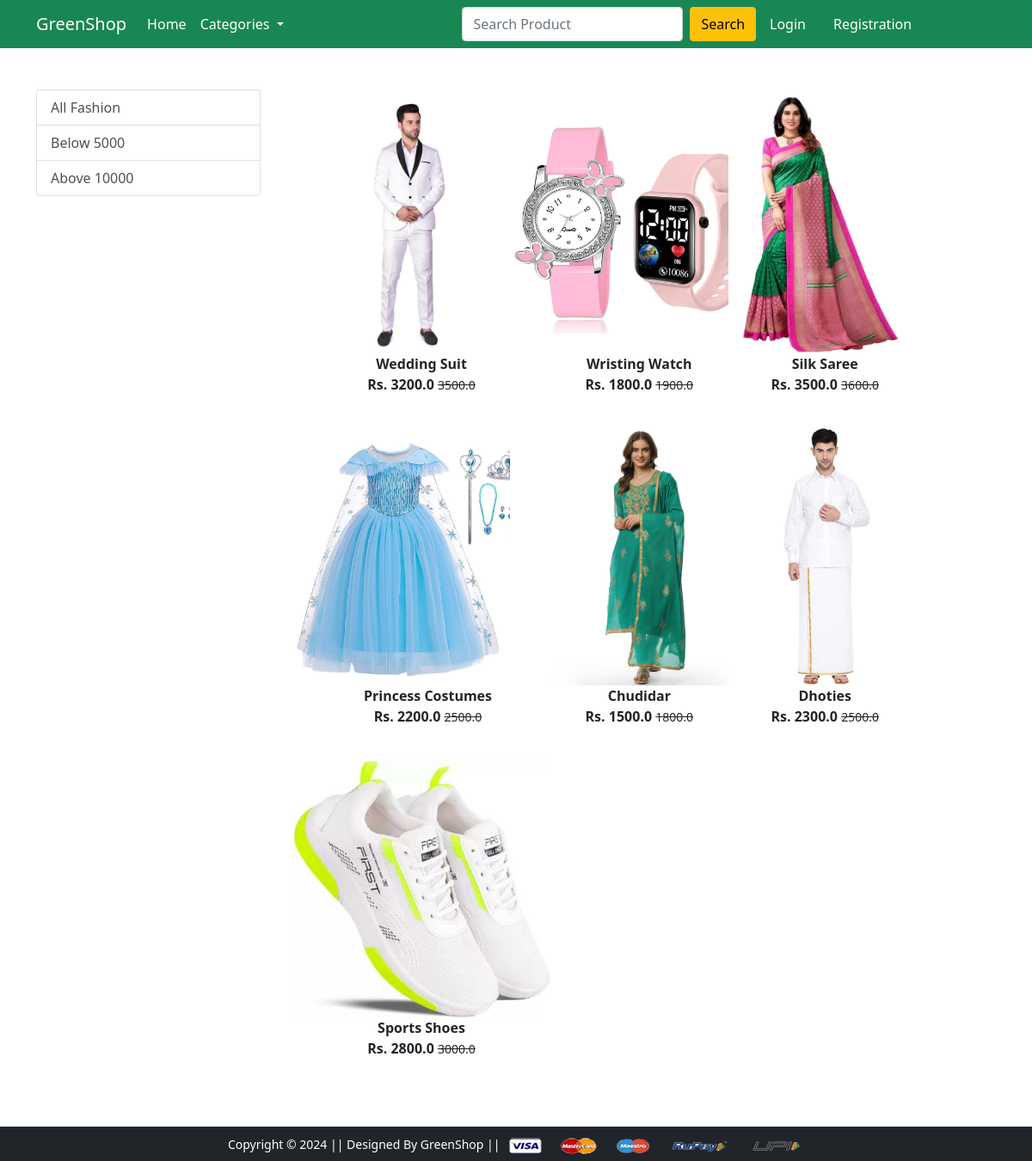
Page /fashion/ on the committed database.
### app/models.py (models this page shows, shortened)
class Product(models.Model):
 title = models.CharField(max_length=100)
 selling_price = models.FloatField()
 discounted_price = models.FloatField()
 description = models.TextField()
 brand = models.CharField(max_length=100)
 category = models.CharField( choices=CATEGORY_CHOICES, max_length=2)
 product_image = models.ImageField(upload_to='productimg')

### app/views.py (the view)
# urls.py: path('fashion/', views.fashion, name='fashion'),
def fashion(request, data=None):
	totalitem = 0
	if request.user.is_authenticated:
		totalitem = len(Cart.objects.filter(user=request.user))
	if data==None :
			fashion = Product.objects.filter(category='F')
	elif data == 'below':
			fashion = Product.objects.filter(category='F').filter(discounted_price__lt=5000)
	elif data == 'above':
			fashion = Product.objects.filter(category='F').filter(discounted_price__gt=10000)
	return render(request, 'app/fashion.html', {'fashion':fashion, 'totalitem':totalitem})

### app/templates/app/fashion.html (shortened to what this page needs)
{% extends 'app/base.html' %}
{% load static %}
{% block main-content %}
<div class="container my-5">
 <div class="row">
  <div class="col-sm-3">
   <div class="list-group">
     <a href="{% url 'fashion' %}" class="list-group-item list-group-item-action" aria-current="true">All Fashion</a>
     <a href="{% url 'fashiondata' 'below'  %}" class="list-group-item list-group-item-action">Below 5000</a>
     <a href="{% url 'fashiondata' 'above'  %}" class="list-group-item list-group-item-action">Above 10000</a>
   </div>
  </div>
  <div class="col-sm-8">
   <div class="row">
    {% for product in fashion %}
     <div class="col-sm-4 text-center mb-4">
      <a href="{% url 'product-detail' product.id %}" class="btn">
       <div class="item">
        <img src="{{product.product_image.url}}" alt="" height="300" class="">
        <div class="fw-bold">{{product.title}}</div>
        <div class="fw-bold">Rs. {{product.discounted_price}} <small class="fw-light text-decoration-line-through">{{product.selling_price}}</small></div>
       </div>
      </a>
     </div>
    {% endfor %}
   </div>
  </div>
 </div>
</div>
{% endblock main-content %}

### app/templates/app/base.html (shortened to what this page needs)
<!doctype html>
{% load static %}
<html lang="en">
  <head>
    <link href="https://cdn.jsdelivr.net/npm/bootstrap@5.0.0-beta1/dist/css/bootstrap.min.css" rel="stylesheet">
    <link rel="stylesheet" href="{% static 'app/css/owl.carousel.min.css' %}">
    <link rel="stylesheet" href="{% static 'app/css/all.min.css' %}">
    <link rel="stylesheet" href="{% static 'app/css/style.css' %}">
  </head>
  <body>
    <nav class="navbar navbar-expand-lg navbar-dark bg-success">
      <div class="container">
        <a class="navbar-brand" href="/">GreenShop</a>
       <div class="collapse navbar-collapse" id="navbarSupportedContent">
         <ul class="navbar-nav me-auto mb-2 mb-lg-0">
           <li class="nav-item">
             <a class="nav-link active" aria-current="page" href="/">Home</a>
           </li>
           <li class="nav-item dropdown">
             <a class="nav-link dropdown-toggle text-white" href="#" id="categoriesDropdown" role="button" data-bs-toggle="dropdown" aria-expanded="false">
              Categories
             </a>
           </li>
          <form class="d-flex" method="POST" action="{% url "search" %}">
            <input class="form-control me-2" type="search" placeholder="Search Product" aria-label="Search" name="searched">
            <button class="btn btn-warning" type="submit">Search</button>
          </form>
          <div>
           <ul class="navbar-nav me-auto mb-2 mb-lg-0">
           {% if request.user.is_authenticated %}
            <li class="nav-item dropdown mx-2">
               <a class="nav-link dropdown-toggle text-white" href="#" id="profileDropdown" role="button" data-bs-toggle="dropdown" aria-expanded="false">
                 {{request.user.username|capfirst}}
               </a>
               <ul class="dropdown-menu" aria-labelledby="profileDropdown">
                 <li><a class="dropdown-item" href="{% url 'profile' %}">Profile</a></li>
                 <li><a class="dropdown-item" href="{% url 'orders' %}">Orders</a></li>
                 <li><a class="dropdown-item" href="{% url 'passwordchange' %}">Change Password</a></li>
                 <li><a class="dropdown-item" href="{% url 'logout' %}">Logout</a></li>
               </ul>
             </li>
             <li class="nav-item mx-2">
               <a href="{% url 'showcart' %}" class="nav-link text-white"><span class="badge bg-danger">{{totalitem}}</span> Cart </a>
             </li>
             {% else %}
             <li class="nav-item mx-2">
              <a href="{% url 'login' %}" class="nav-link text-white">Login</a>
             </li>
             <li class="nav-item mx-2">
              <a href="{% url 'customerregistration' %}" class="nav-link text-white">Registration</a>
             </li>
             {% endif %}
           </ul>
          </div>
        </div>
      </div>
     </nav>
    {% block main-content %} {% endblock main-content %}
    <footer class="container-fluid bg-dark text-center p-2 mt-5">
        <small class="text-white">Copyright &copy; 2024 || Designed By GreenShop || </small>
        <img src="{% static 'app/images/payment.png' %}" alt="" srcset="" class="img-fluid" height="2px">
    </footer>
  </body>
</html>

### rows in the picture
Product: product_image (picture), title "Wedding Suit", discounted_price "3200.0", selling_price "3500.0"
Product: product_image (picture), title "Wristing Watch", discounted_price "1800.0", selling_price "1900.0"
Product: product_image (picture), title "Silk Saree", discounted_price "3500.0", selling_price "3600.0"
Product: product_image (picture), title "Princess Costumes", discounted_price "2200.0", selling_price "2500.0"
Product: product_image (picture), title "Chudidar", discounted_price "1500.0", selling_price "1800.0"
Product: product_image (picture), title "Dhoties", discounted_price "2300.0", selling_price "2500.0"
Product: product_image (picture), title "Sports Shoes", discounted_price "2800.0", selling_price "3000.0"
